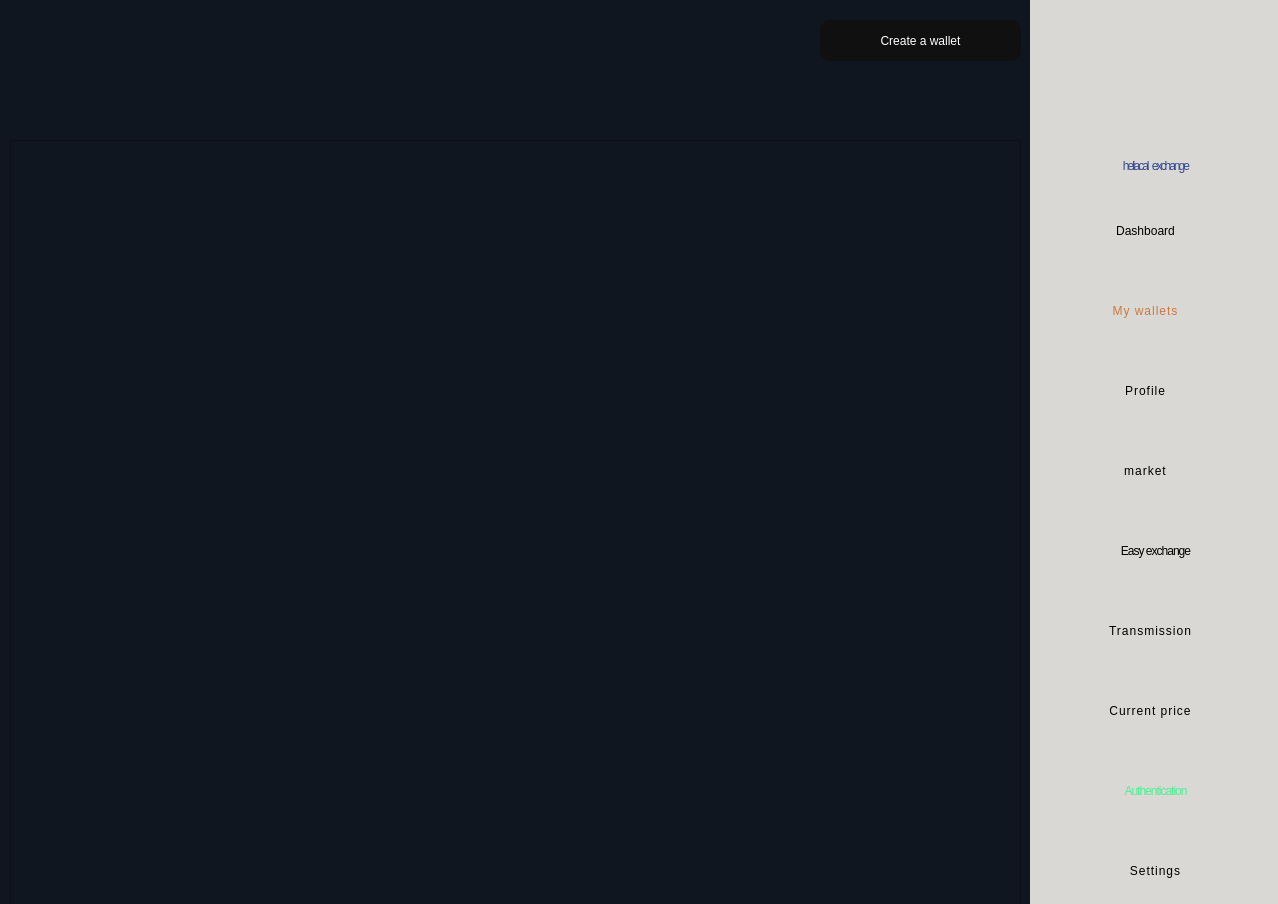
<?xml version="1.0" encoding="UTF-8"?>
<ui version="4.0">
 <class>mywallet</class>
 <widget class="QWidget" name="mywallet">
  <property name="geometry">
   <rect>
    <x>0</x>
    <y>0</y>
    <width>1278</width>
    <height>904</height>
   </rect>
  </property>
  <property name="minimumSize">
   <size>
    <width>1278</width>
    <height>904</height>
   </size>
  </property>
  <property name="maximumSize">
   <size>
    <width>1278</width>
    <height>904</height>
   </size>
  </property>
  <property name="windowTitle">
   <string>Form</string>
  </property>
  <property name="styleSheet">
   <string notr="true">background-color: #10161f;</string>
  </property>
  <widget class="QWidget" name="widget" native="true">
   <property name="geometry">
    <rect>
     <x>1030</x>
     <y>0</y>
     <width>251</width>
     <height>904</height>
    </rect>
   </property>
   <property name="styleSheet">
    <string notr="true">background-color:#d9d8d4  ;</string>
   </property>
   <widget class="QPushButton" name="Mywallets_btn">
    <property name="geometry">
     <rect>
      <x>30</x>
      <y>290</y>
      <width>171</width>
      <height>41</height>
     </rect>
    </property>
    <property name="cursor">
     <cursorShape>PointingHandCursor</cursorShape>
    </property>
    <property name="styleSheet">
     <string notr="true">border:none;
color: #c97940;
font: 28pt &quot;Bangers&quot;;
letter-spacing: 1px;</string>
    </property>
    <property name="text">
     <string>My wallets</string>
    </property>
   </widget>
   <widget class="QPushButton" name="Transmission_btn">
    <property name="geometry">
     <rect>
      <x>10</x>
      <y>610</y>
      <width>221</width>
      <height>41</height>
     </rect>
    </property>
    <property name="cursor">
     <cursorShape>PointingHandCursor</cursorShape>
    </property>
    <property name="styleSheet">
     <string notr="true">border:none;
color: rgb(0, 0, 0);
font: 28pt &quot;Bangers&quot;;
letter-spacing: 1px;</string>
    </property>
    <property name="text">
     <string>Transmission</string>
    </property>
   </widget>
   <widget class="QLabel" name="label_3">
    <property name="enabled">
     <bool>true</bool>
    </property>
    <property name="geometry">
     <rect>
      <x>0</x>
      <y>0</y>
      <width>251</width>
      <height>151</height>
     </rect>
    </property>
    <property name="text">
     <string/>
    </property>
    <property name="pixmap">
     <pixmap>E:/Downloads/logo for a currency exchange named heliacal (1).png</pixmap>
    </property>
    <property name="scaledContents">
     <bool>true</bool>
    </property>
    <property name="indent">
     <number>-6</number>
    </property>
   </widget>
   <widget class="QPushButton" name="Dashboard_btn">
    <property name="geometry">
     <rect>
      <x>20</x>
      <y>210</y>
      <width>191</width>
      <height>41</height>
     </rect>
    </property>
    <property name="cursor">
     <cursorShape>PointingHandCursor</cursorShape>
    </property>
    <property name="styleSheet">
     <string notr="true">border:none;
font: 28pt &quot;Bangers&quot;;
color: rgb(0, 0, 0);

</string>
    </property>
    <property name="text">
     <string>Dashboard</string>
    </property>
   </widget>
   <widget class="QPushButton" name="Authentication_btn">
    <property name="geometry">
     <rect>
      <x>10</x>
      <y>770</y>
      <width>231</width>
      <height>41</height>
     </rect>
    </property>
    <property name="cursor">
     <cursorShape>PointingHandCursor</cursorShape>
    </property>
    <property name="styleSheet">
     <string notr="true">border:none;
color: #4fee93;
font: 28pt &quot;Bangers&quot;;
letter-spacing: -1px;</string>
    </property>
    <property name="text">
     <string>Authentication</string>
    </property>
   </widget>
   <widget class="QLabel" name="label_2">
    <property name="enabled">
     <bool>false</bool>
    </property>
    <property name="geometry">
     <rect>
      <x>0</x>
      <y>130</y>
      <width>251</width>
      <height>71</height>
     </rect>
    </property>
    <property name="styleSheet">
     <string notr="true">           border: none;  
color: #344b90;
background-color: #d9d8d4;
font: 22pt &quot;Rubik Wet Paint&quot;;
letter-spacing: -2px;
word-spacing: 3px;
</string>
    </property>
    <property name="text">
     <string>heliacal exchange</string>
    </property>
    <property name="alignment">
     <set>Qt::AlignmentFlag::AlignCenter</set>
    </property>
   </widget>
   <widget class="QPushButton" name="easyexchange_btn">
    <property name="geometry">
     <rect>
      <x>20</x>
      <y>530</y>
      <width>211</width>
      <height>41</height>
     </rect>
    </property>
    <property name="cursor">
     <cursorShape>PointingHandCursor</cursorShape>
    </property>
    <property name="styleSheet">
     <string notr="true">border:none;
color: rgb(0, 0, 0);
font: 28pt &quot;Bangers&quot;;
letter-spacing: -1px;</string>
    </property>
    <property name="text">
     <string>Easy exchange</string>
    </property>
   </widget>
   <widget class="QPushButton" name="Profile_btn">
    <property name="geometry">
     <rect>
      <x>10</x>
      <y>370</y>
      <width>211</width>
      <height>41</height>
     </rect>
    </property>
    <property name="cursor">
     <cursorShape>PointingHandCursor</cursorShape>
    </property>
    <property name="styleSheet">
     <string notr="true">border:none;
color: rgb(0, 0, 0);
font: 28pt &quot;Bangers&quot;;
letter-spacing: 1px;</string>
    </property>
    <property name="text">
     <string>Profile</string>
    </property>
   </widget>
   <widget class="QPushButton" name="currentprice_btn">
    <property name="geometry">
     <rect>
      <x>10</x>
      <y>690</y>
      <width>221</width>
      <height>41</height>
     </rect>
    </property>
    <property name="cursor">
     <cursorShape>PointingHandCursor</cursorShape>
    </property>
    <property name="styleSheet">
     <string notr="true">border:none;
color: rgb(0, 0, 0);
font: 28pt &quot;Bangers&quot;;
letter-spacing: 1px;</string>
    </property>
    <property name="text">
     <string>Current price</string>
    </property>
   </widget>
   <widget class="QPushButton" name="Settings_btn">
    <property name="geometry">
     <rect>
      <x>40</x>
      <y>850</y>
      <width>171</width>
      <height>41</height>
     </rect>
    </property>
    <property name="cursor">
     <cursorShape>PointingHandCursor</cursorShape>
    </property>
    <property name="styleSheet">
     <string notr="true">border:none;
color: rgb(0, 0, 0);
font: 28pt &quot;Bangers&quot;;
letter-spacing: 1px;</string>
    </property>
    <property name="text">
     <string>Settings</string>
    </property>
   </widget>
   <widget class="QPushButton" name="market_btn">
    <property name="geometry">
     <rect>
      <x>30</x>
      <y>450</y>
      <width>171</width>
      <height>41</height>
     </rect>
    </property>
    <property name="cursor">
     <cursorShape>PointingHandCursor</cursorShape>
    </property>
    <property name="styleSheet">
     <string notr="true">border:none;
color: rgb(0, 0, 0);
font: 28pt &quot;Bangers&quot;;
letter-spacing: 1px;</string>
    </property>
    <property name="text">
     <string>market</string>
    </property>
   </widget>
  </widget>
  <widget class="QPushButton" name="Dashboard_btn_2">
   <property name="geometry">
    <rect>
     <x>820</x>
     <y>20</y>
     <width>201</width>
     <height>41</height>
    </rect>
   </property>
   <property name="cursor">
    <cursorShape>PointingHandCursor</cursorShape>
   </property>
   <property name="styleSheet">
    <string notr="true">border:none;
color:rgb(255, 255, 255);
font: 18pt &quot;Rubik Vinyl&quot;;
 border-radius: 10px;
background-color: rgb(16, 16, 16);</string>
   </property>
   <property name="text">
    <string>Create a wallet</string>
   </property>
  </widget>
  <widget class="QTableWidget" name="tableWidget">
   <property name="enabled">
    <bool>true</bool>
   </property>
   <property name="geometry">
    <rect>
     <x>10</x>
     <y>140</y>
     <width>1011</width>
     <height>771</height>
    </rect>
   </property>
   <property name="layoutDirection">
    <enum>Qt::LayoutDirection::RightToLeft</enum>
   </property>
   <property name="dragEnabled">
    <bool>false</bool>
   </property>
   <property name="cornerButtonEnabled">
    <bool>true</bool>
   </property>
  </widget>
 </widget>
 <resources/>
 <connections/>
</ui>
